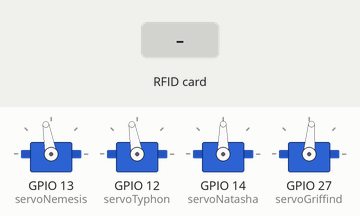
A sketch run on a simulated ESP32. On the bench: 4 × servo. The inputs (shaded band) are chosen by the test bench. WiFi joins after 1.5 s; servers stay silent unless stated; what the sketch prints to the serial monitor is not drawn.

Above: at 4.7 s.
4.8 s: RFID card 5E 7A 19 C4 held to the reader
At 8.6 s:
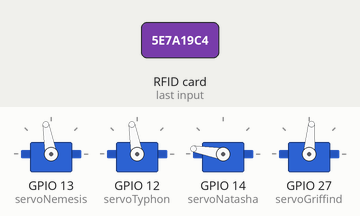
At 10.8 s:
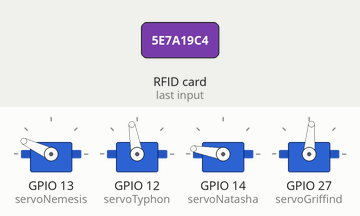
Timing chart, 0 to 24.6 s (numbered marks = the images above; inputs shaded):
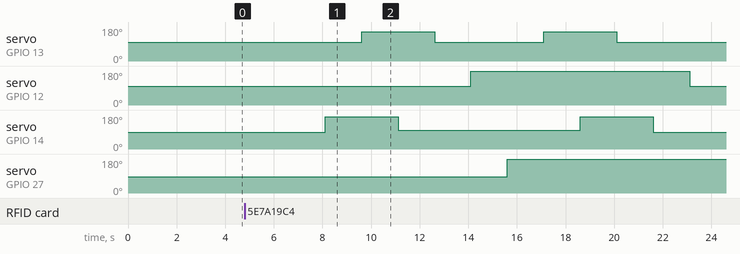

Measured:
- after the input at 4.8 s, servo on GPIO 13 (servoNemesis): alternates 155° for 3.0 s and 100° for 4.5 s, starting after 4.8 s; servo on GPIO 12 (servoTyphon): 100° → 180° after 9.3 s, → 100° 9.0 s later

The sketch:

sketch-controller-esp.ino
```cpp
#include <ESP32Servo.h>
#include <SPI.h>
#include <MFRC522.h>
#include <WiFi.h>
#include <HTTPClient.h>

Servo typhonElbow; // Codo
Servo griffinBase; // Base
Servo natashaClaw; // Garra
Servo nemesisArm; // Brazo

#define RST_PIN         22
#define SS_PIN          5

static const int servoNemesis = 13;
static const int servoTyphon = 12;
static const int servoNatasha = 14;
static const int servoGriffind = 27;

const char* ssid = "Layon";
const char* password = "123456789";
const char* direccion_servidor = "";

MFRC522 mfrc522(SS_PIN, RST_PIN);   // Create MFRC522 instance

String readCard() {
  String lastName = "";

  MFRC522::MIFARE_Key key;
  for (byte i = 0; i < 6; i++) key.keyByte[i] = 0xFF;

  byte block;
  byte len;
  MFRC522::StatusCode status;


  if (!mfrc522.PICC_IsNewCardPresent()) {
    return lastName;
  }

  if (!mfrc522.PICC_ReadCardSerial()) {
    return lastName;
  }

  byte buffer[18];
  block = 1;
  len = 18;

  status = mfrc522.PCD_Authenticate(MFRC522::PICC_CMD_MF_AUTH_KEY_A, block, &key, &(mfrc522.uid)); //line 834
  if (status != MFRC522::STATUS_OK) {
    return lastName;
  }

  status = mfrc522.MIFARE_Read(block, buffer, &len);
  if (status != MFRC522::STATUS_OK) {
    return lastName;
  }

  for (uint8_t i = 0; i < 16; i++) {
    lastName += (char)buffer[i];
  }

  mfrc522.PICC_HaltA();
  mfrc522.PCD_StopCrypto1();

  lastName.trim();
  return lastName;
}


void setup() {
  Serial.begin(9600);

    WiFi.begin(ssid, password);

  while (WiFi.status() != WL_CONNECTED) {
    delay(500);
      Serial.println("Conectando...");
  }
  Serial.print("Conectado a ");
  Serial.println(ssid);
  Serial.print("IP Address: ");
  Serial.println(WiFi.localIP());

  nemesisArm.setPeriodHertz(50);
	nemesisArm.attach(servoNemesis, 500, 2400);
  typhonElbow.setPeriodHertz(50);
	typhonElbow.attach(servoTyphon, 500, 2400);
  natashaClaw.setPeriodHertz(50);
	natashaClaw.attach(servoNatasha, 500, 2400);
  griffinBase.setPeriodHertz(50);
	griffinBase.attach(servoGriffind, 500, 2400);
  bendTyphonElbow();
  rotateGriffinBase("center");
  natashaClaw.write(90);
  bendNemesisArm();
  delay(2000);
  SPI.begin();
  mfrc522.PCD_Init();
  Serial.println(F("Read personal data on a MIFARE PICC:"));
}

// Funciones del servomotor

void openNatashaClaw() {
    natashaClaw.write(170);
}

void closeNatashaClaw(int angle = 90) {
    natashaClaw.write(angle);
}


void stretchNemesisArm(int angle = 170) {
    nemesisArm.write(angle);
}

void bendNemesisArm() {
    nemesisArm.write(100);
}

void stretchTyphonElbow() {
    typhonElbow.write(180);
}

void bendTyphonElbow() {
    typhonElbow.write(100);
}

void rotateGriffinBase(String rotate) {
    if (rotate == "left") {
        griffinBase.write(0);
    } else if (rotate == "right") {
        griffinBase.write(180);
    } else if(rotate == "center") {
        griffinBase.write(85);
    }
}

void loop() {
  String cardName = readCard();

  if (cardName.length() > 0) {

    Serial.println(cardName);
    if(cardName == "PuntoA") {
      delay(1000);
      initProceso("left", cardName);
      delay(2000);
    }else {
      delay(1000);
      initProceso("right", cardName);
      delay(2000);
    }
    Serial.println(cardName);
  }

  delay(1000); //change value if you want to read cards faster
}

// Funcion para iniciar proceso

void initProceso(String rotate, String dot) {
  delay(1500);
  openNatashaClaw();
  delay(1500);
  stretchNemesisArm(155);
  delay(1500);
  closeNatashaClaw(100);
  delay(1500);
  bendNemesisArm();
  delay(1500);
  stretchTyphonElbow();
  delay(1500);
  rotateGriffinBase(rotate);
  delay(1500);
  stretchNemesisArm(155);
  delay(1500);
  openNatashaClaw();
  delay(1500);
  bendNemesisArm();
  delay(1500);
  closeNatashaClaw();
  delay(1500);
  bendTyphonElbow();
  delay(1500);
  rotateGriffinBase("center");
  delay(1500);

  HTTPClient http;
  http.begin("http://192.168.125.182:5000/api/registros"); // Cambia esto a la dirección donde se ejecute tu API Flask
  http.addHeader("Content-Type", "application/json");

  String requestBody = "{\"ubicacion\":\"" + dot + "\"}"; // Solo la ubicación
  int httpResponseCode = http.POST(requestBody);

  if (httpResponseCode > 0) {
      Serial.print("HTTP POST request successful, response code: ");
      Serial.println(httpResponseCode);
  } else {
      Serial.print("Error en la solicitud HTTP, response code: ");
      Serial.println(httpResponseCode);
  }

  http.end();
}
```
